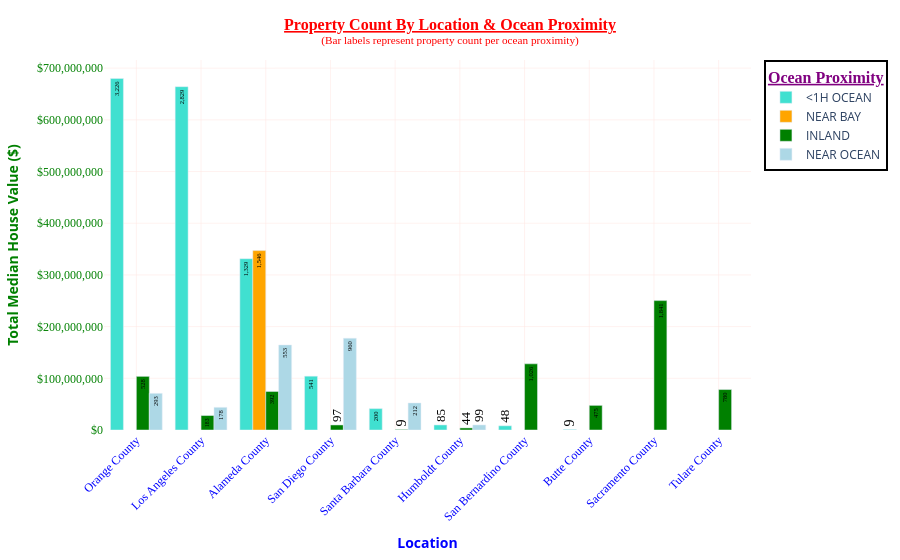

The code cell stored with this chart in its notebook:
### Markdown cell above
**`Barplot - Property Count By Location & Ocean Proximity`**.

### Code cell
# ── Imports ──────────────────────────────────────────────────────────────────
import plotly.express as px
# import plotly.io as pio                                 # 👈 Add this

# pio.renderers.default = "plotly_mimetype+notebook"     # 👈 Add this
# # ─────────────────────────────────────────────────────────────────────────────

fig = px.bar(
    c_loc_op,
    x="location_name",
    y="sum",
    color="ocean_proximity", 
    barmode="group",          # "group or "stack" for stacked bars
    text="count",             #  "count", "median", "sum", "proportion"  

    # Fomat hover_data values
    hover_data={
        "Cluster": True,             # no format change
        "count": ":,.0f",            # ✅ formatted as \1,234
        "mean": ":$,.0f",            # ✅ formatted as \$1,234
        "median": ":$,.0f",          # ✅ formatted as \$1,234
        "proportion": ":.2%",        # ✅ formatted as 15.00%
        "sum": ":$,.0f",             # ✅ formatted as \$1,234
        # "Risk": True,                # no format change
        # "Return":  True,             # no format change 
    },
    color_discrete_map={
        "<1H OCEAN": "turquoise",   
        "NEAR BAY": "orange",     
        "INLAND": "green",       
        "NEAR OCEAN": "lightblue",
    },
)

fig.update_traces(
    texttemplate="%{text:,.0f}",       # ✅ Formats 1000 → 1,000
    # texttemplate="%{text:$,.0f}",    # ✅ Formats $1000 → $1,000
    # textposition="inside",           #  "inside", "top left", "top center", "top right", "middle left", "middle center", "middle right", "bottom left", "bottom center", "bottom right"
    insidetextanchor="end",            # 'end', 'middle', 'start'
    textangle=-90,
    textfont=dict(family="Tahoma", size=14, color="black"),
    # selector=dict(mode="text"), # textposition="top centre"
)

fig.update_layout(
      title={
        "text": "<b><u>Property Count By Location & Ocean Proximity</u></b>" # <b> bold, <i> italic, <u> underline, <br> start new line, <sup> open superscript, </>close, 
        "<br><sup>(Bar labels represent property count per ocean proximity)</sup>", 
        "x": 0.5,              # centers the title
        "xanchor": "center", "font": {"family": "tahoma", "size": 16, "color": "red"},
    },
    xaxis_title="<b>Location</b>",                       # bold x label
    xaxis=dict(
        color="blue",
        # tickformat="$,.0f",
        tickangle=-45,
        tickfont=dict(family="Tahoma", size=12, color="blue"),
        showgrid=True,           # ✅ Vertical gridlines
        gridcolor="mistyrose",
        gridwidth=0.5,
    ),
    yaxis_title="<b>Total Median House Value ($)</b>",
    yaxis=dict(
        color="green",
        tickformat="$,.0f",
        tickangle=0,
        tickfont=dict(family="Tahoma", size=12, color="green"),
        showgrid=True,           # ✅ Horizontal gridlines
        gridcolor="mistyrose",
        gridwidth=0.5,
    ),
    legend_title={
        "text": "<u><b>Ocean Proximity</b></u>",
        "font": {"family": "Tahoma", "size": 16, "color": "purple"},
    },
    legend=dict(
        bgcolor="white",
        bordercolor="black",
        borderwidth=2,
    ),
    plot_bgcolor="white",
    hoverlabel=dict(             # ✅ Styled hover box
        # bgcolor="white",
        font_size=12,
        font_family="Tahoma",
    )
)

#==#

# Define path
# my_path = r"C:\Users\tailb\Downloads"

#==#

# Save as PNG using path
# fig.write_image(os.path.join(my_path, "X.png"))
# print(f"✅ Saved to: {my_path}/X.png")


#==#

# Save as PDF using path
# fig.write_image(os.path.join(my_path, "X.pdf"), width=1920, height=1080, scale=2)
# print(f"✅ Saved to: {my_path}/X.pdf")


#==#

# ── Save Options (uncomment as needed) ──────────────────────────────────────
# fig.write_image("Barplot.jpeg")
# fig.write_image("Barplot.svg")
# fig.write_image("Barplot.pdf")
# fig.write_html("Barplot.html")
# ────────────────────────────────────────────────────────────────────────────

# # line = "─" * 60
# # print(line)

#==#

fig.show()

### Figure 1 — Plotly figure (JSON) as saved in the notebook; plotly's stock layout.template omitted (floating-point values rounded to 4 significant figures)
{"data": [{"alignmentgroup": "True", "customdata": [[7, 3226, 210800.0, 193600, 0.1845], [0, 2829, 234800.0, 221000, 0.1618], [5, 1329, 249400.0, 241900, 0.07602], [3, 541, 192400.0, 174600, 0.03094], [9, 200, 206900.0, 180550, 0.01144], [4, 85, 115300.0, 109200, 0.004862], [8, 48, 169100.0, 149200, 0.002746], [6, 9, 110500.0, 100000, 0.0005148]], "hovertemplate": "ocean_proximity=<1H OCEAN<br>location_name=%{x}<br>sum=%{y:$,.0f}<br>count=%{customdata[1]:,.0f}<br>Cluster=%{customdata[0]}<br>mean=%{customdata[2]:$,.0f}<br>median=%{customdata[3]:$,.0f}<br>proportion=%{customdata[4]:.2%}<extra></extra>", "insidetextanchor": "end", "legendgroup": "<1H OCEAN", "marker": {"color": "turquoise", "pattern": {"shape": ""}}, "name": "<1H OCEAN", "offsetgroup": "<1H OCEAN", "orientation": "v", "showlegend": true, "text": [3226, 2829, 1329, 541, 200, 85, 48, 9], "textangle": -90, "textfont": {"color": "black", "family": "Tahoma", "size": 14}, "textposition": "auto", "texttemplate": "%{text:,.0f}", "type": "bar", "x": ["Orange County", "Los Angeles County", "Alameda County", "San Diego County", "Santa Barbara County", "Humboldt County", "San Bernardino County", "Butte County"], "xaxis": "x", "y": [679984700, 664193300, 331386700, 104092400, 41376100, 9797300, 8115300, 994200], "yaxis": "y"}, {"alignmentgroup": "True", "customdata": [[5, 1546, 224500.0, 204800, 0.08843]], "hovertemplate": "ocean_proximity=NEAR BAY<br>location_name=%{x}<br>sum=%{y:$,.0f}<br>count=%{customdata[1]:,.0f}<br>Cluster=%{customdata[0]}<br>mean=%{customdata[2]:$,.0f}<br>median=%{customdata[3]:$,.0f}<br>proportion=%{customdata[4]:.2%}<extra></extra>", "insidetextanchor": "end", "legendgroup": "NEAR BAY", "marker": {"color": "orange", "pattern": {"shape": ""}}, "name": "NEAR BAY", "offsetgroup": "NEAR BAY", "orientation": "v", "showlegend": true, "text": [1546], "textangle": -90, "textfont": {"color": "black", "family": "Tahoma", "size": 14}, "textposition": "auto", "texttemplate": "%{text:,.0f}", "type": "bar", "x": ["Alameda County"], "xaxis": "x", "y": [347071600], "yaxis": "y"}, {"alignmentgroup": "True", "customdata": [[1, 1841, 136000.0, 126200, 0.1053], [8, 1026, 124800.0, 113750, 0.05869], [7, 528, 196500.0, 166300, 0.0302], [2, 780, 100300.0, 90450, 0.04461], [5, 392, 190100.0, 173800, 0.02242], [6, 475, 100300.0, 93200, 0.02717], [0, 183, 153000.0, 136800, 0.01047], [3, 97, 100600.0, 87500, 0.005548], [4, 44, 90825, 84250, 0.002517], [9, 9, 111200.0, 88300, 0.0005148]], "hovertemplate": "ocean_proximity=INLAND<br>location_name=%{x}<br>sum=%{y:$,.0f}<br>count=%{customdata[1]:,.0f}<br>Cluster=%{customdata[0]}<br>mean=%{customdata[2]:$,.0f}<br>median=%{customdata[3]:$,.0f}<br>proportion=%{customdata[4]:.2%}<extra></extra>", "insidetextanchor": "end", "legendgroup": "INLAND", "marker": {"color": "green", "pattern": {"shape": ""}}, "name": "INLAND", "offsetgroup": "INLAND", "orientation": "v", "showlegend": true, "text": [1841, 1026, 528, 780, 392, 475, 183, 97, 44, 9], "textangle": -90, "textfont": {"color": "black", "family": "Tahoma", "size": 14}, "textposition": "auto", "texttemplate": "%{text:,.0f}", "type": "bar", "x": ["Sacramento County", "San Bernardino County", "Orange County", "Tulare County", "Alameda County", "Butte County", "Los Angeles County", "San Diego County", "Humboldt County", "Santa Barbara County"], "xaxis": "x", "y": [250314500, 127999900, 103760800, 78272000, 74514900, 47628300, 27997500, 9757300, 3996300, 1000700], "yaxis": "y"}, {"alignmentgroup": "True", "customdata": [[3, 960, 184900.0, 159250, 0.05491], [5, 553, 297400.0, 281500, 0.03163], [7, 293, 242100.0, 217300, 0.01676], [9, 212, 246700.0, 249800, 0.01213], [0, 178, 246400.0, 221150, 0.01018], [4, 99, 98950.0, 87500, 0.005663]], "hovertemplate": "ocean_proximity=NEAR OCEAN<br>location_name=%{x}<br>sum=%{y:$,.0f}<br>count=%{customdata[1]:,.0f}<br>Cluster=%{customdata[0]}<br>mean=%{customdata[2]:$,.0f}<br>median=%{customdata[3]:$,.0f}<br>proportion=%{customdata[4]:.2%}<extra></extra>", "insidetextanchor": "end", "legendgroup": "NEAR OCEAN", "marker": {"color": "lightblue", "pattern": {"shape": ""}}, "name": "NEAR OCEAN", "offsetgroup": "NEAR OCEAN", "orientation": "v", "showlegend": true, "text": [960, 553, 293, 212, 178, 99], "textangle": -90, "textfont": {"color": "black", "family": "Tahoma", "size": 14}, "textposition": "auto", "texttemplate": "%{text:,.0f}", "type": "bar", "x": ["San Diego County", "Alameda County", "Orange County", "Santa Barbara County", "Los Angeles County", "Humboldt County"], "xaxis": "x", "y": [177484300, 164478300, 70923800, 52291100, 43860000, 9795800], "yaxis": "y"}], "layout": {"barmode": "group", "hoverlabel": {"font": {"family": "Tahoma", "size": 12}}, "legend": {"bgcolor": "white", "bordercolor": "black", "borderwidth": 2, "title": {"font": {"color": "purple", "family": "Tahoma", "size": 16}, "text": "<u><b>Ocean Proximity</b></u>"}, "tracegroupgap": 0}, "margin": {"t": 60}, "plot_bgcolor": "white", "title": {"font": {"color": "red", "family": "tahoma", "size": 16}, "text": "<b><u>Property Count By Location & Ocean Proximity</u></b><br><sup>(Bar labels represent property count per ocean proximity)</sup>", "x": 0.5, "xanchor": "center"}, "xaxis": {"anchor": "y", "color": "blue", "domain": [0, 1], "gridcolor": "mistyrose", "gridwidth": 0.5, "showgrid": true, "tickangle": -45, "tickfont": {"color": "blue", "family": "Tahoma", "size": 12}, "title": {"text": "<b>Location</b>"}}, "yaxis": {"anchor": "x", "color": "green", "domain": [0, 1], "gridcolor": "mistyrose", "gridwidth": 0.5, "showgrid": true, "tickangle": 0, "tickfont": {"color": "green", "family": "Tahoma", "size": 12}, "tickformat": "$,.0f", "title": {"text": "<b>Total Median House Value ($)</b>"}}}}
